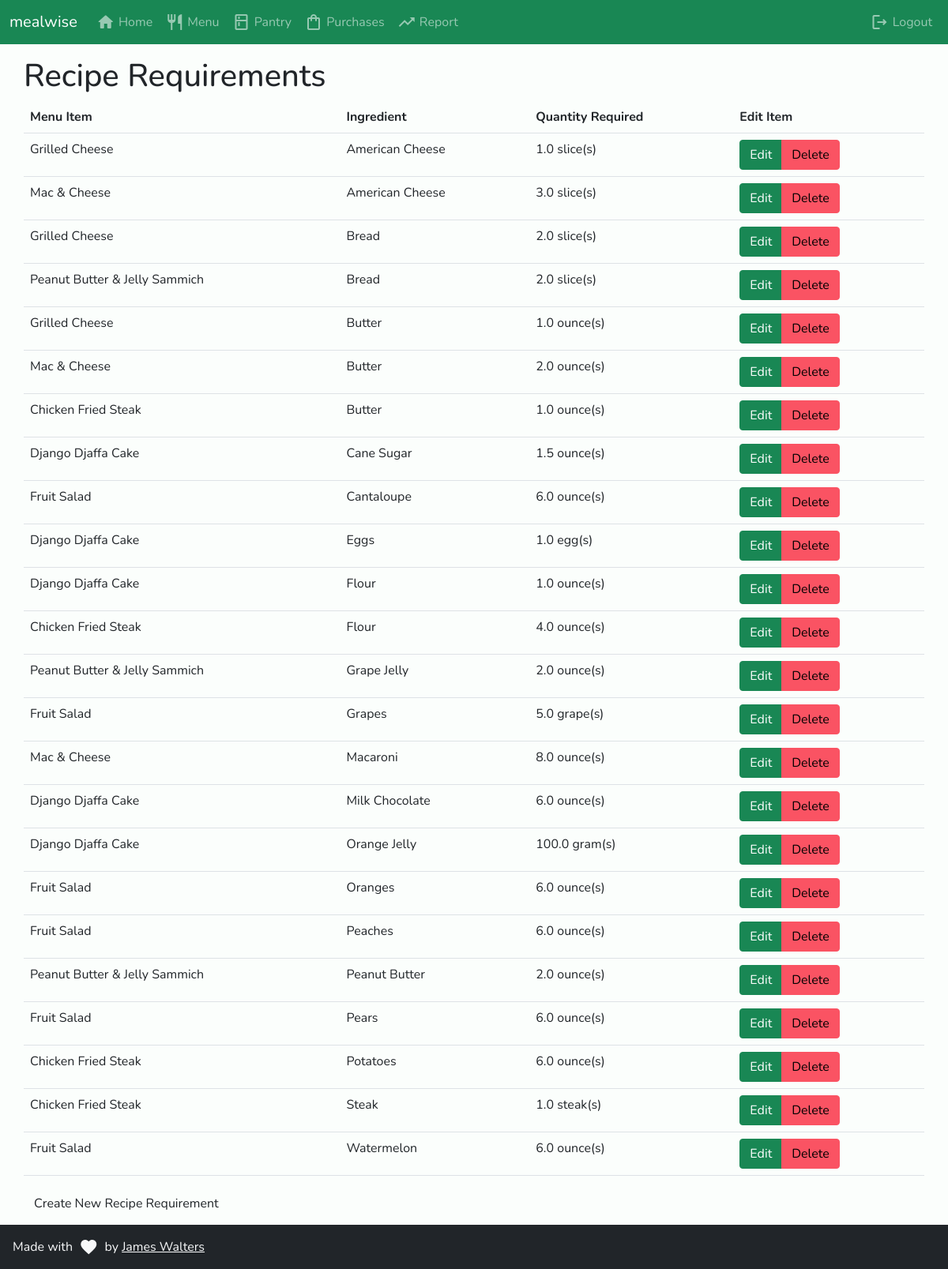
/recipes/ (signed in), run on the app's committed database.
### inventory/models.py (models this page shows, shortened)
class RecipeRequirement(models.Model):
    ingredient = models.ForeignKey(Ingredient, on_delete=models.CASCADE)
    menu_item = models.ForeignKey(MenuItem, on_delete=models.CASCADE)
    quantity = models.FloatField(default=0)
    class Meta:
        unique_together = (('menu_item', 'ingredient'),)
        ordering = ['ingredient']

class MenuItem(models.Model):
    name = models.CharField(max_length=50, unique=True)
    price = models.DecimalField(max_digits=4, decimal_places=2, default=0.00)
    description = models.CharField(max_length=255)
    image = models.ImageField(upload_to='menu_images/%Y/%m/%d/', default='default.png')
    class Meta:
        ordering = ['name']

class Ingredient(models.Model):
    name = models.CharField(max_length=50, unique=True)
    quantity = models.FloatField(default=0)
    unit = models.CharField(max_length=15, default="unit")
    price_per_unit = models.DecimalField(max_digits=5, decimal_places=2, default=0.00)
    class Meta:
        ordering = ['name']

### inventory/views.py (the view)
# urls.py: path('recipes/', views.RecipeRequirements.as_view(), name="recipes"),
class RecipeRequirements(LoginRequiredMixin, ListView):
  template_name = "inventory/recipe_requirements.html"
  model = models.RecipeRequirement
  extra_context = {'active_nav_recipes': "active"}

### inventory/templates/inventory/recipe_requirements.html
{% extends 'base.html' %}
{% block content %}
<h1>Recipe Requirements</h1>
<table class="table">
  <tr>
    <th>Menu Item</th>
    <th>Ingredient</th>
    <th>Quantity Required</th>
    <th>Edit Item</th>
  </tr>
  {% for recipe_req in object_list %}
  <tr>
    <td>
      {{ recipe_req.menu_item.name }}
    </td>
    <td>
      {{ recipe_req.ingredient.name }}
    </td>
    <td>
      {{ recipe_req.quantity }} {{ recipe_req.ingredient.unit }}(s)
    </td>
    <td>
      <div class="btn-group">
      <a href="{% url 'update_recipe_req' recipe_req.id %}" class="btn btn-primary">Edit</a>
      <a href="{% url 'delete_recipe_req' recipe_req.id %}" class="btn btn-danger">Delete</a>
      </div>
    </td>
  </tr>
  {% endfor %}
</table>
<a href="{% url 'create_recipe_req' %}" class="btn mealwise-bg-darkgreen mealwise-white">Create New Recipe Requirement</a>
{% endblock %}

### inventory/templates/base.html (style rules this page uses)
body { background-color: #fbfefc; font-family: Nunito, Arial, sans-serif; min-height: 100vh; position: relative; }

### data on the page
RecipeRequirement: menu_item.name "Grilled Cheese", ingredient.name "American Cheese", quantity "1.0", ingredient.unit "slice"
RecipeRequirement: menu_item.name "Mac & Cheese", ingredient.name "American Cheese", quantity "3.0", ingredient.unit "slice"
RecipeRequirement: menu_item.name "Grilled Cheese", ingredient.name "Bread", quantity "2.0", ingredient.unit "slice"
RecipeRequirement: menu_item.name "Peanut Butter & Jelly Sammich", ingredient.name "Bread", quantity "2.0", ingredient.unit "slice"
RecipeRequirement: menu_item.name "Grilled Cheese", ingredient.name "Butter", quantity "1.0", ingredient.unit "ounce"
RecipeRequirement: menu_item.name "Mac & Cheese", ingredient.name "Butter", quantity "2.0", ingredient.unit "ounce"
RecipeRequirement: menu_item.name "Chicken Fried Steak", ingredient.name "Butter", quantity "1.0", ingredient.unit "ounce"
RecipeRequirement: menu_item.name "Django Djaffa Cake", ingredient.name "Cane Sugar", quantity "1.5", ingredient.unit "ounce"
RecipeRequirement: menu_item.name "Fruit Salad", ingredient.name "Cantaloupe", quantity "6.0", ingredient.unit "ounce"
RecipeRequirement: menu_item.name "Django Djaffa Cake", ingredient.name "Eggs", quantity "1.0", ingredient.unit "egg"
RecipeRequirement: menu_item.name "Django Djaffa Cake", ingredient.name "Flour", quantity "1.0", ingredient.unit "ounce"
RecipeRequirement: menu_item.name "Chicken Fried Steak", ingredient.name "Flour", quantity "4.0", ingredient.unit "ounce"
RecipeRequirement: menu_item.name "Peanut Butter & Jelly Sammich", ingredient.name "Grape Jelly", quantity "2.0", ingredient.unit "ounce"
RecipeRequirement: menu_item.name "Fruit Salad", ingredient.name "Grapes", quantity "5.0", ingredient.unit "grape"
RecipeRequirement: menu_item.name "Mac & Cheese", ingredient.name "Macaroni", quantity "8.0", ingredient.unit "ounce"
RecipeRequirement: menu_item.name "Django Djaffa Cake", ingredient.name "Milk Chocolate", quantity "6.0", ingredient.unit "ounce"
RecipeRequirement: menu_item.name "Django Djaffa Cake", ingredient.name "Orange Jelly", quantity "100.0", ingredient.unit "gram"
RecipeRequirement: menu_item.name "Fruit Salad", ingredient.name "Oranges", quantity "6.0", ingredient.unit "ounce"
RecipeRequirement: menu_item.name "Fruit Salad", ingredient.name "Peaches", quantity "6.0", ingredient.unit "ounce"
RecipeRequirement: menu_item.name "Peanut Butter & Jelly Sammich", ingredient.name "Peanut Butter", quantity "2.0", ingredient.unit "ounce"
RecipeRequirement: menu_item.name "Fruit Salad", ingredient.name "Pears", quantity "6.0", ingredient.unit "ounce"
RecipeRequirement: menu_item.name "Chicken Fried Steak", ingredient.name "Potatoes", quantity "6.0", ingredient.unit "ounce"
RecipeRequirement: menu_item.name "Chicken Fried Steak", ingredient.name "Steak", quantity "1.0", ingredient.unit "steak"
RecipeRequirement: menu_item.name "Fruit Salad", ingredient.name "Watermelon", quantity "6.0", ingredient.unit "ounce"
